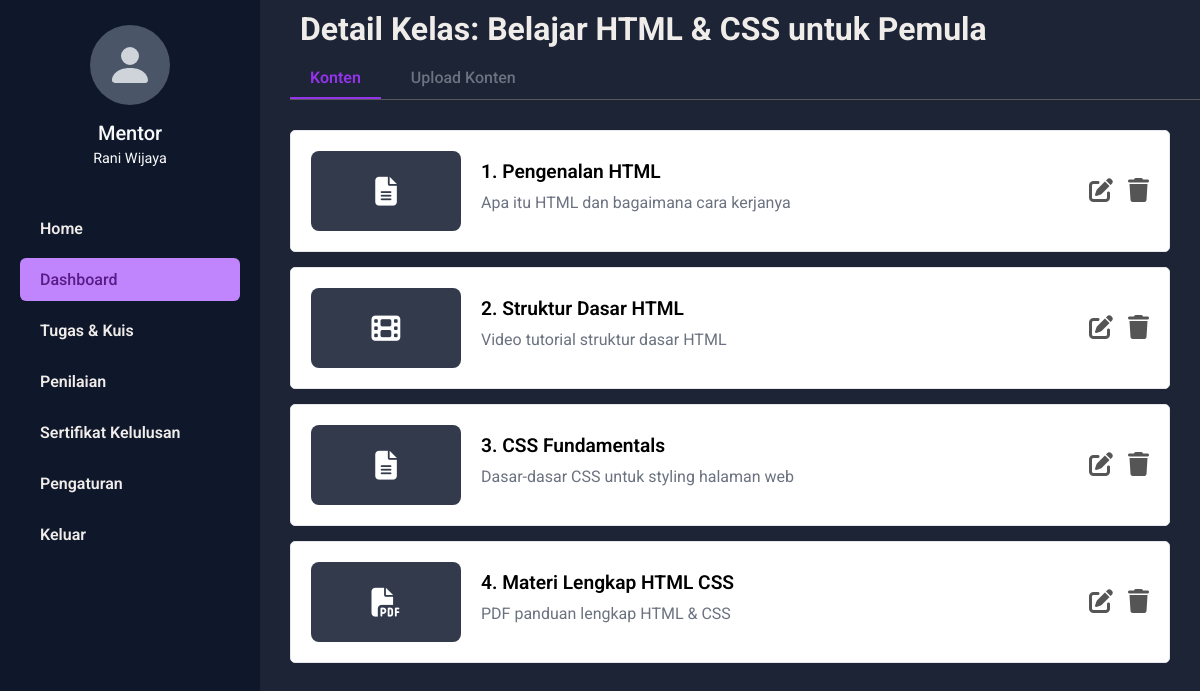
/mentor/kelolaMateri.php?kelas_id=1 (signed in), run on the app's committed database.
### tables this page shows
CREATE TABLE `kelas` (
  `kelas_id` int(11) NOT NULL AUTO_INCREMENT,
  `title_kelas` varchar(200) NOT NULL,
  `foto_kelas` varchar(255) DEFAULT NULL,
  `desk_kelas` text DEFAULT NULL,
  `mentor_id` int(11) DEFAULT NULL,
  `kategori_id` int(11) DEFAULT NULL,
  PRIMARY KEY (`kelas_id`),
  FOREIGN KEY (`mentor_id`) REFERENCES `mentors`(`mentor_id`) ON DELETE SET NULL,
  FOREIGN KEY (`kategori_id`) REFERENCES `kategori_kelas`(`kategori_kelas_id`) ON DELETE SET NULL
);

CREATE TABLE `content` (
  `content_id` int(11) NOT NULL AUTO_INCREMENT,
  `kelas_id` int(11) NOT NULL,
  `content_title` varchar(200) NOT NULL,
  `content_type` varchar(20) NOT NULL,
  `url_or_file` text DEFAULT NULL,
  `urutan` int(11) DEFAULT 0,
  `content_deskripsi` text DEFAULT NULL,
  `content_body` longtext DEFAULT NULL,
  PRIMARY KEY (`content_id`),
  FOREIGN KEY (`kelas_id`) REFERENCES `kelas`(`kelas_id`) ON DELETE CASCADE
);

### mentor/kelolaMateri.php (the view, shortened to what this page needs)
<?php
include '../koneksi/koneksi.php';
$kelas_id = (int) $_GET['kelas_id'];
$queryKelas = mysqli_query($conn, "SELECT * FROM kelas WHERE kelas_id = '$kelas_id'");
$data_kelas = mysqli_fetch_assoc($queryKelas);
$queryContent = mysqli_query($conn, "SELECT * FROM content WHERE kelas_id = '$kelas_id' ORDER BY urutan ASC");
function getIconForContentType($type)
{
    switch ($type) {
        case 'video_url':
        case 'video_file':
            return 'fa-solid fa-film';
        case 'document':
            return 'fa-solid fa-file-pdf';
        case 'text':
            return 'fa-solid fa-file-alt';
    }
}
?>
<!DOCTYPE html>
<html lang="id">
<head>
    <link rel="stylesheet" href="https://cdnjs.cloudflare.com/ajax/libs/font-awesome/6.4.2/css/all.min.css">
    <link rel="stylesheet" href="css/mentorDashboard.css">
</head>
<body>
    <div class="dashboard-container">
        <?php include 'components/sidebar.php'; ?>
        <div class="content-area">
            <header class="header-kelas">
                <h1 class="page-title">Detail Kelas: <?= htmlspecialchars($data_kelas['title_kelas']) ?></h1>
                <div class="tabs">
                    <a href="#" class="tab-item active">Konten</a>
                    <a class="tab-item" href="uploadKonten.php?kelas_id=<?= $kelas_id ?>">Upload Konten</a>
                </div>
            </header>
            <main>
                <?php
                if (mysqli_num_rows($queryContent) > 0) {
                    while ($content = mysqli_fetch_assoc($queryContent)) { ?>
                        <div class="class-list-item">
                            <div class="video-placeholder">
                                <i class="<?= getIconForContentType($content['content_type']); ?>"></i>
                            </div>
                            <div class="class-info">
                                <h3><?=htmlspecialchars($content['urutan'])?>. <?= htmlspecialchars($content['content_title']); ?></h3>
                                <p><?= htmlspecialchars($content['content_deskripsi']); ?></p>
                            </div>
                            <div class="class-actions">
                                   <a href="editKonten.php?action=edit&content_id=<?= $content['content_id']; ?>&kelas_id=<?= $kelas_id; ?>"
                                    class="btn-action btn-edit" title="Edit Konten">
                                    <i class="fa-solid fa-pen-to-square"></i>
                                </a>
                                <a href="Controller.php?action=hapus&content_id=<?= $content['content_id']; ?>&kelas_id=<?= $kelas_id; ?>"
                                    class="btn-action btn-delete" title="Hapus Konten">
                                    <i class="fa-solid fa-trash"></i>
                                </a>
                            </div>
                        </div>
                    <?php } ?>
                    <?php } ?>
            </main>
        </div>
    </div>
</body>
</html>

### mentor/css/mentorDashboard.css (style rules this page uses)
* { margin: 0; padding: 0; box-sizing: border-box; }
body { font-family: 'Roboto', sans-serif; background-color: #1C2435; }
a { text-decoration: none; color: inherit; }
.dashboard-container { display: flex; min-height: 100vh; }
header h1 { font-size: 28px; margin-bottom: 10px; color: #efece9; }
.class-actions { display: flex; gap: 15px; }
.tabs { display: flex; gap: 10px; margin-bottom: 20px; border-bottom: 1px solid #565758 }
.tabs .tab-item { padding: 10px 20px; border-bottom: 2px solid transparent; cursor: pointer; font-weight: 500; color: #6b7280 }
.tabs .tab-item.active { border-bottom-color: #9333EA; color: #9333EA; font-weight: 600 }
.class-info { flex-grow: 1 }
.class-info h3 { font-size: 1.2rem; font-weight: 600; margin-bottom: 10px }
.class-info p { color: #6b7280; margin-bottom: 10px }
.class-list-item { display: flex; align-items: center; gap: 20px; padding: 20px; border: 1px solid #e5e7eb; border-radius: 5px; margin-bottom: 15px; background-color: #ffffff }
.class-list-item img, .class-list-item .video-placeholder { width: 150px; height: 80px; border-radius: 8px; object-fit: cover; background-color: #323A4C; display: flex; align-items: center; justify-content: center }
.video-placeholder i { font-size: 1.8rem; color: white }
.header-kelas .page-title { font-size: 2rem; font-weight: 700; margin: 10px; color: #efece9 }
.content-area { flex-grow: 1; padding-right: 30px; padding-left: 30px; padding-bottom: 30px; overflow-y: auto; }
.header-kelas { position: fixed; background-color: #1C2435; width: 100%; margin: 0 auto }
main { padding-top: 130px }
header h1 { font-size: 2.25rem; font-weight: 700; margin: 0 0 1.5rem 0 }
.btn-action { font-size: 1.5rem; color: #555; text-decoration: none; transition: color 0.2s ease-in-out, transform 0.2s ease-in-out; }

### data on the page
kelas: title_kelas "Belajar HTML & CSS untuk Pemula"
content: urutan "1", content_title "Pengenalan HTML", content_deskripsi "Apa itu HTML dan bagaimana cara kerjanya"
content: urutan "2", content_title "Struktur Dasar HTML", content_deskripsi "Video tutorial struktur dasar HTML"
content: urutan "3", content_title "CSS Fundamentals", content_deskripsi "Dasar-dasar CSS untuk styling halaman web"
content: urutan "4", content_title "Materi Lengkap HTML CSS", content_deskripsi "PDF panduan lengkap HTML & CSS"

### other printed values
$nama_lengkap "Rani Wijaya"
